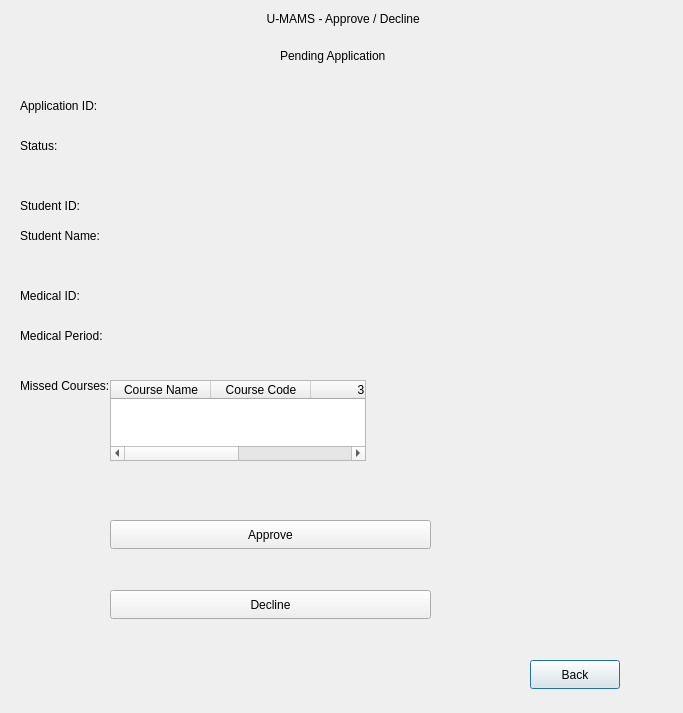
<?xml version="1.0" encoding="UTF-8"?>
<ui version="4.0">
 <class>ApproveDecline</class>
 <widget class="QDialog" name="ApproveDecline">
  <property name="geometry">
   <rect>
    <x>0</x>
    <y>0</y>
    <width>683</width>
    <height>713</height>
   </rect>
  </property>
  <property name="windowTitle">
   <string>Dialog</string>
  </property>
  <widget class="QLabel" name="label">
   <property name="geometry">
    <rect>
     <x>220</x>
     <y>10</y>
     <width>241</width>
     <height>31</height>
    </rect>
   </property>
   <property name="text">
    <string>              U-MAMS - Approve / Decline
</string>
   </property>
  </widget>
  <widget class="QLabel" name="PendingApplication">
   <property name="geometry">
    <rect>
     <x>280</x>
     <y>40</y>
     <width>111</width>
     <height>31</height>
    </rect>
   </property>
   <property name="text">
    <string>Pending Application</string>
   </property>
  </widget>
  <widget class="QLabel" name="lblApplicationID">
   <property name="geometry">
    <rect>
     <x>20</x>
     <y>90</y>
     <width>81</width>
     <height>31</height>
    </rect>
   </property>
   <property name="text">
    <string>Application ID:</string>
   </property>
  </widget>
  <widget class="QLabel" name="lblStatus">
   <property name="geometry">
    <rect>
     <x>20</x>
     <y>130</y>
     <width>41</width>
     <height>31</height>
    </rect>
   </property>
   <property name="text">
    <string>Status: </string>
   </property>
  </widget>
  <widget class="QLabel" name="lblStudentID">
   <property name="geometry">
    <rect>
     <x>20</x>
     <y>190</y>
     <width>71</width>
     <height>31</height>
    </rect>
   </property>
   <property name="text">
    <string>Student ID: </string>
   </property>
  </widget>
  <widget class="QLabel" name="lblStudentName">
   <property name="geometry">
    <rect>
     <x>20</x>
     <y>220</y>
     <width>91</width>
     <height>31</height>
    </rect>
   </property>
   <property name="text">
    <string>Student Name:</string>
   </property>
  </widget>
  <widget class="QLabel" name="lblMedicalID">
   <property name="geometry">
    <rect>
     <x>20</x>
     <y>280</y>
     <width>111</width>
     <height>31</height>
    </rect>
   </property>
   <property name="text">
    <string>Medical ID:</string>
   </property>
  </widget>
  <widget class="QLabel" name="lblMedicalPeriod">
   <property name="geometry">
    <rect>
     <x>20</x>
     <y>320</y>
     <width>111</width>
     <height>31</height>
    </rect>
   </property>
   <property name="text">
    <string>Medical Period:</string>
   </property>
  </widget>
  <widget class="QLabel" name="lblCourses">
   <property name="geometry">
    <rect>
     <x>20</x>
     <y>370</y>
     <width>91</width>
     <height>31</height>
    </rect>
   </property>
   <property name="text">
    <string>Missed Courses:</string>
   </property>
  </widget>
  <widget class="QPushButton" name="btnBack">
   <property name="geometry">
    <rect>
     <x>530</x>
     <y>660</y>
     <width>90</width>
     <height>29</height>
    </rect>
   </property>
   <property name="text">
    <string>Back</string>
   </property>
  </widget>
  <widget class="QPushButton" name="btnDecline">
   <property name="geometry">
    <rect>
     <x>110</x>
     <y>590</y>
     <width>321</width>
     <height>29</height>
    </rect>
   </property>
   <property name="text">
    <string>Decline</string>
   </property>
  </widget>
  <widget class="QPushButton" name="btnApprove">
   <property name="geometry">
    <rect>
     <x>110</x>
     <y>520</y>
     <width>321</width>
     <height>29</height>
    </rect>
   </property>
   <property name="text">
    <string>Approve</string>
   </property>
  </widget>
  <widget class="QTableWidget" name="tblCourses">
   <property name="geometry">
    <rect>
     <x>110</x>
     <y>380</y>
     <width>256</width>
     <height>81</height>
    </rect>
   </property>
   <property name="columnCount">
    <number>4</number>
   </property>
   <column>
    <property name="text">
     <string>Course Name</string>
    </property>
   </column>
   <column>
    <property name="text">
     <string>Course Code</string>
    </property>
   </column>
   <column/>
   <column/>
  </widget>
 </widget>
 <resources/>
 <connections/>
</ui>
